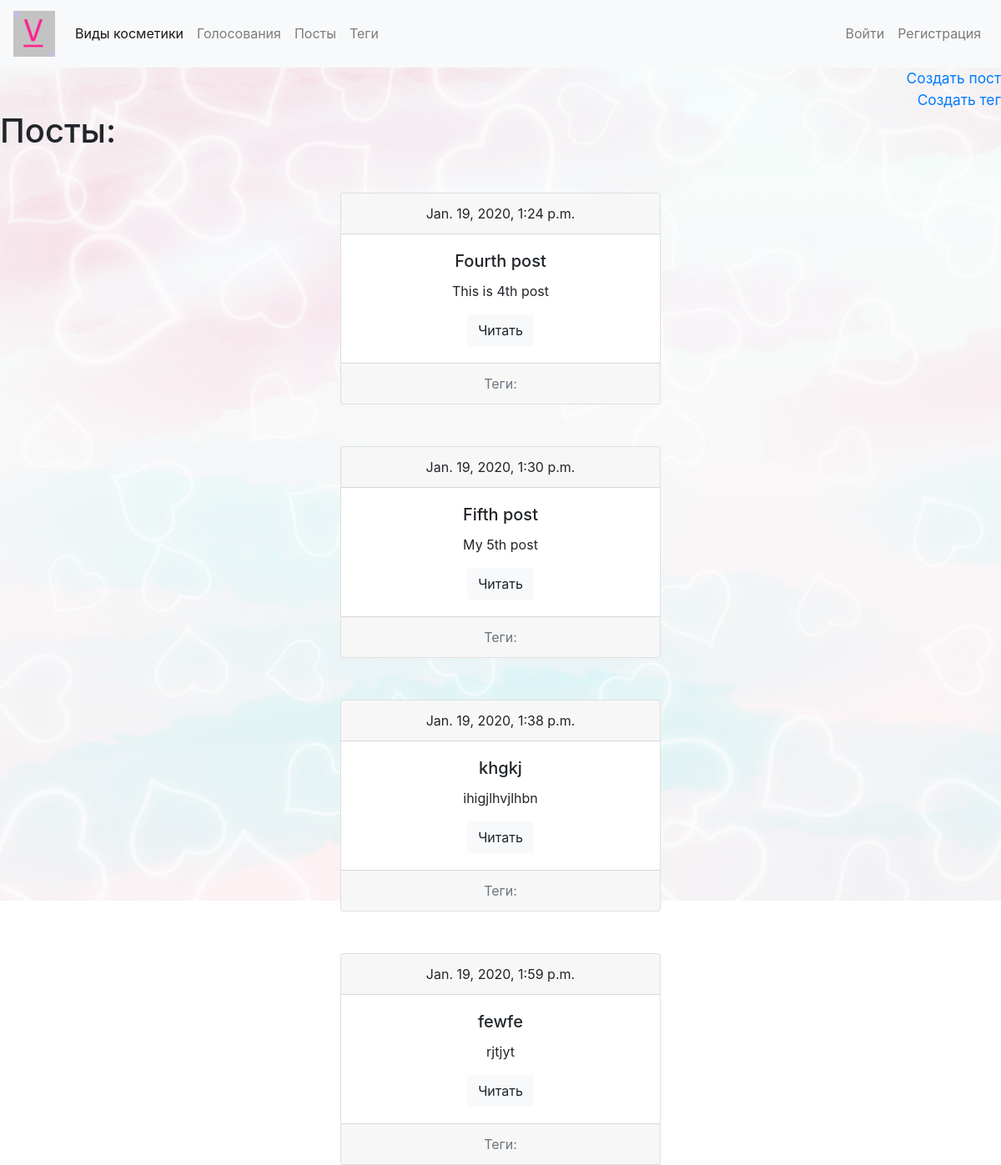
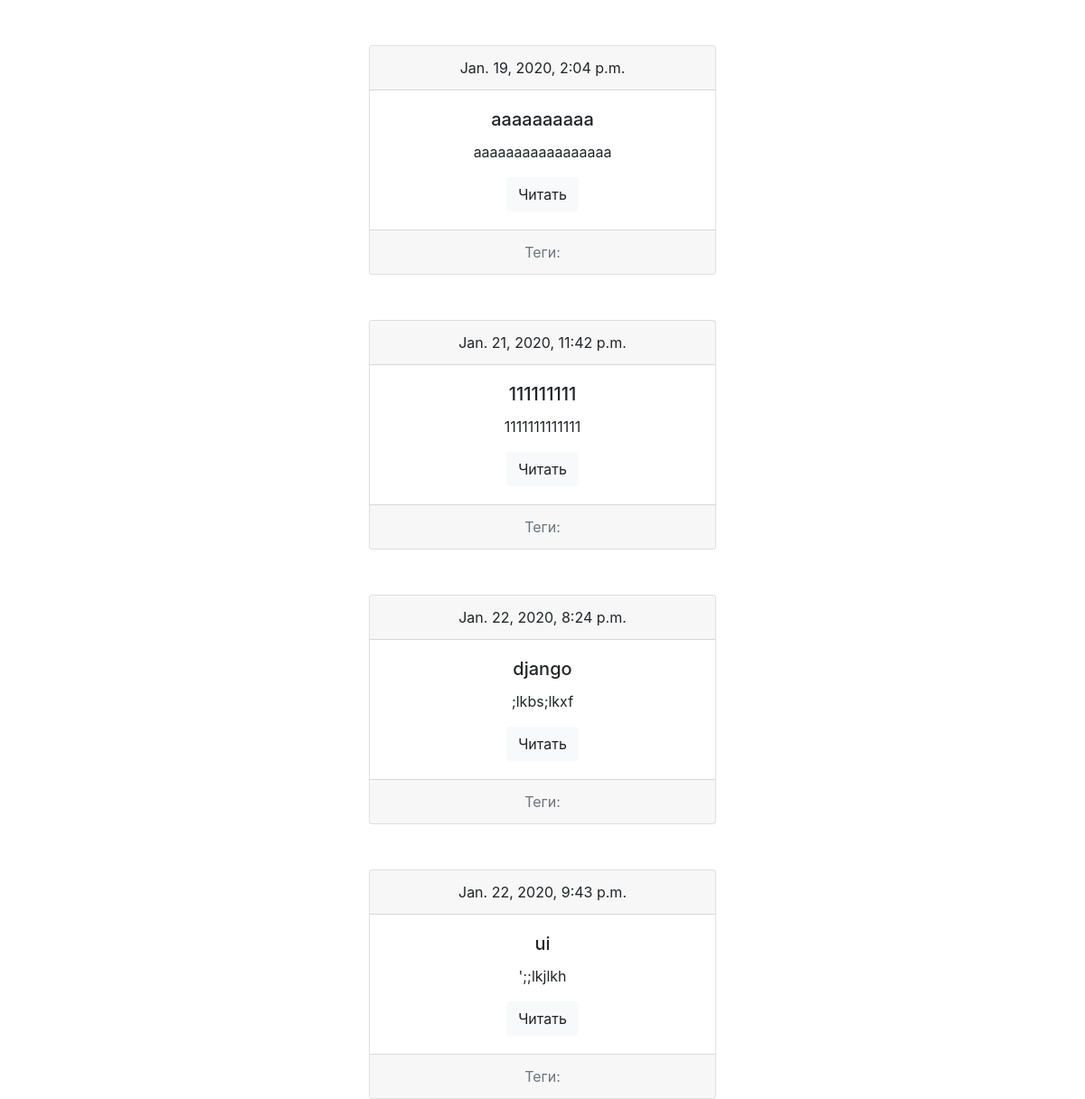
/posts/, run on the app's committed database (2 pictures, top to bottom).
### postapp/models.py (models this page shows, shortened)
class Post(models.Model):
    title = models.CharField(max_length=150, db_index=True)
    slug = models.SlugField(max_length=150,unique=True)
    body = models.TextField(blank=True, db_index=True)
    date_pub = models.DateTimeField(auto_now_add=True)
    tags = models.ManyToManyField('Tag', blank=True, related_name='posts')
    user = models.ForeignKey(User, on_delete=models.CASCADE, default=1)
    def get_absolute_url(self):
        return reverse('postapp:post_detail', kwargs={'slug': self.slug})

### postapp/views.py (the view)
# urls.py: path('', views.posts_list, name='posts_list'),
def posts_list(request):
    posts = Post.objects.all()
    return render(request,'postapp/index.html',context={'posts':posts})

### postapp/templates/postapp/index.html
{% extends 'base.html' %}
{% block content %}
<div style="text-align: right; font-size: 13pt">
<a href="{% url 'postapp:post_create' %}">Создать пост</a>
</div>
<div style="text-align: right; font-size: 13pt">
<a href="{% url 'postapp:tag_create' %}">Создать тег</a>
</div>
<h1 class="mb-5">Посты:</h1>
{% for post in posts %}
    {% include 'postapp/includes/post_card.html' %}
{% endfor %}
{% endblock %}

### postapp/templates/postapp/includes/post_card.html (shortened to what this page needs)
<div class="card" style="width: 24rem; text-align: center; margin-left: auto; margin-right: auto; margin-top: 50px;">
    <div class="card-header">
        {{ post.date_pub }}
    </div>
    <div class="card-body">
        <h5 class="card-title">{{ post.title }}</h5>
        <p class="card-text">{{post.body|truncatewords:15}}</p>
        <a href="{{ post.get_absolute_url }}" class="btn btn-light">Читать</a>
    </div>
    <div class="card-footer text-muted">
        Теги:
    </div>
</div>

### data on the page
Post: date_pub "Jan. 19, 2020, 1:24 p.m.", title "Fourth post", body "This is 4th post"
Post: date_pub "Jan. 19, 2020, 1:30 p.m.", title "Fifth post", body "My 5th post"
Post: date_pub "Jan. 19, 2020, 1:38 p.m.", title "khgkj", body "ihigjlhvjlhbn"
Post: date_pub "Jan. 19, 2020, 1:59 p.m.", title "fewfe", body "rjtjyt"
Post: date_pub "Jan. 19, 2020, 2:04 p.m.", title "aaaaaaaaaa", body "aaaaaaaaaaaaaaaaa"
Post: date_pub "Jan. 21, 2020, 11:42 p.m.", title "111111111", body "1111111111111"
Post: date_pub "Jan. 22, 2020, 8:24 p.m.", title "django", body ";lkbs;lkxf"
Post: date_pub "Jan. 22, 2020, 9:43 p.m.", title "ui", body "';;lkjlkh"
